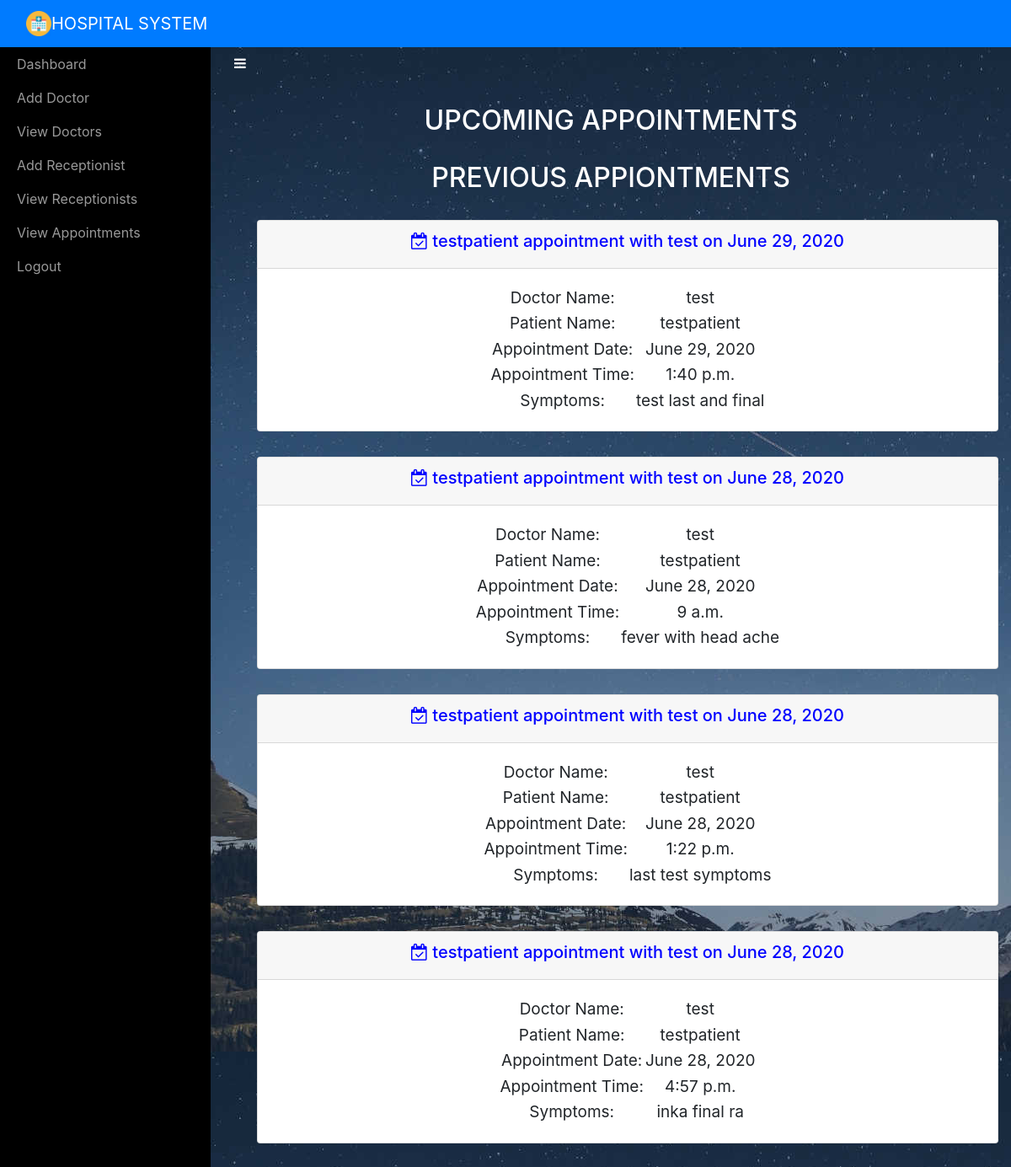
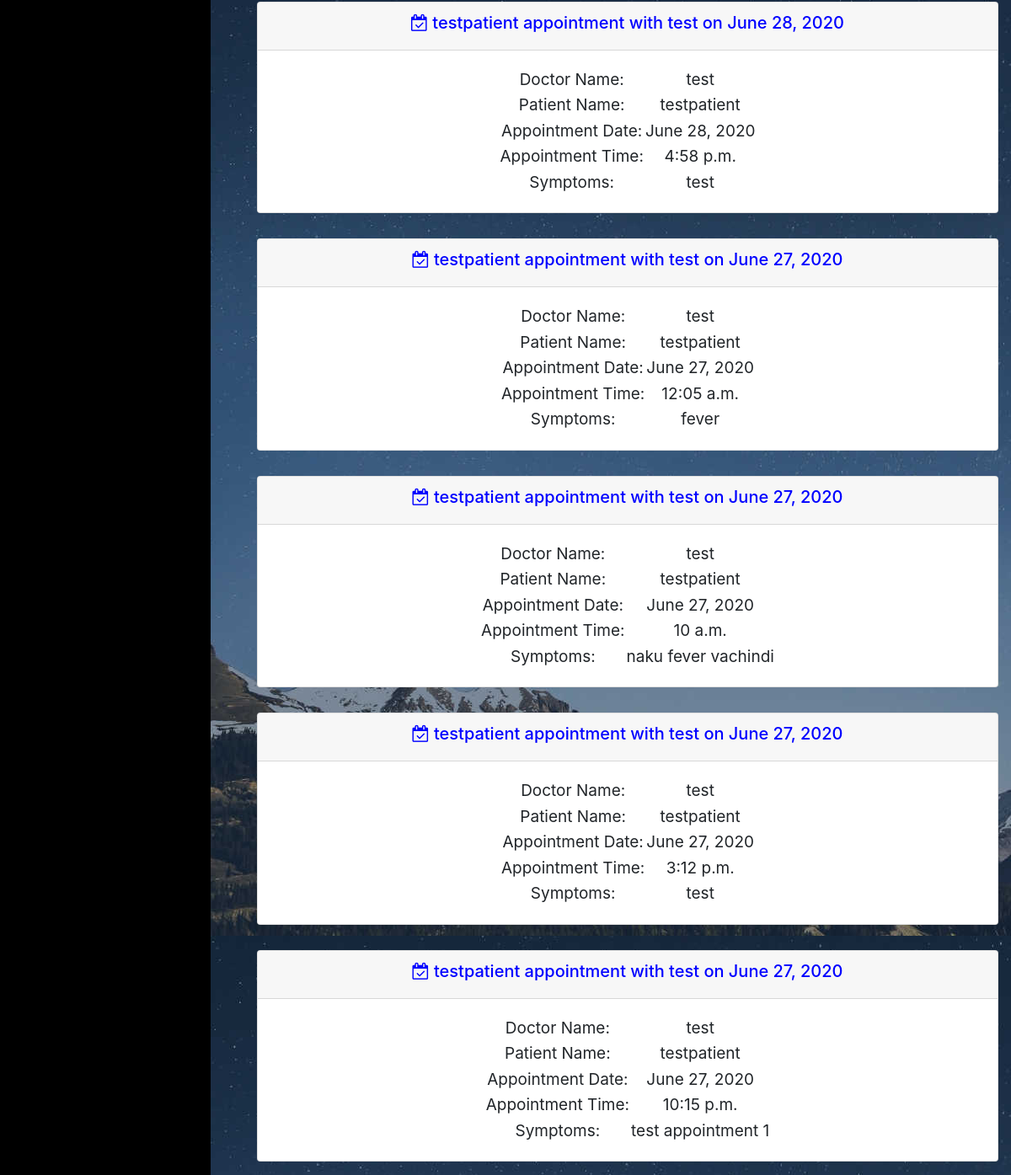
/adminviewAppointment/ (signed in), run on the app's committed database (2 pictures, top to bottom).
### sitehandler/models.py (models this page shows, shortened)
class Appointment(models.Model):
	doctorname = models.CharField(max_length=50)
	doctoremail = models.EmailField(max_length=50)
	patientname = models.CharField(max_length=50)
	patientemail = models.EmailField(max_length=50)
	appointmentdate = models.DateField(max_length=10)
	appointmenttime = models.TimeField(max_length=10)
	symptoms = models.CharField(max_length=100)
	status = models.BooleanField()
	prescription = models.CharField(max_length=200)

### sitehandler/views.py (the view)
# urls.py: path('adminviewAppointment/',adminviewAppointment,name='adminviewAppointment'),
def adminviewAppointment(request):
	if not request.user.is_staff:
		return redirect('login_admin')
	upcomming_appointments = Appointment.objects.filter(appointmentdate__gte=timezone.now(),status=True).order_by('appointmentdate')
	previous_appointments = Appointment.objects.filter(appointmentdate__lt=timezone.now()).order_by('-appointmentdate') | Appointment.objects.filter(status=False).order_by('-appointmentdate')
	d = { "upcomming_appointments" : upcomming_appointments, "previous_appointments" : previous_appointments }
	return render(request,'adminviewappointments.html',d)

### sitehandler/templates/adminviewappointments.html (shortened to what this page needs)
<!DOCTYPE html>
<html>
<head>
    {% include 'include.html' %}
    {% load static %}
</head>
<body style="background-image: url(&quot;{% static 'img/star-sky.jpg' %}&quot;);">
    {% include 'adminnav.html' %}
    <div id="wrapper">
        {% include 'admin_include.html' %}
        <div class="page-content-wrapper">
            <div class="container-fluid"><a class="btn btn-link" role="button" id="menu-toggle" href="#menu-toggle" style="color: white;"><i class="fa fa-bars"></i></a>
                <h2 class="text-center" style="color: white;">UPCOMING APPOINTMENTS</h2>
                <h2 class="text-center" style="color: white;">PREVIOUS APPIONTMENTS</h2>
                <div class="text-center" role="tablist" id="accordion-2">
                    {% for j in previous_appointments %}
                    <ul class = "collapsible popout text-center" data-collapsible = "accordion">
                        <li class="card">
                            <div class = "card-header collapsible-header">
                                <h5 style="color:blue;"><a><i class="fa fa-calendar-check-o"></i>  {{ j.patientname }} appointment with {{ j.doctorname }} on {{j.appointmentdate}}</a></h5>
                            </div>
                            <div class = "card-body collapsible-body">
                                <table align="center" class="card-text" style="font-size: 19px;">
                                    <tr>
                                        <td>Doctor Name:</td>
                                        <td>{{j.doctorname}}</td>
                                    </tr>
                                    <tr>
                                        <td>Patient Name:</td>
                                        <td>{{j.patientname}}</td>
                                    </tr>
                                    <tr>
                                        <td>Appointment Date:</td>
                                        <td>{{j.appointmentdate}}</td>
                                    </tr>
                                    <tr>
                                        <td>Appointment Time:</td>
                                        <td>{{j.appointmenttime}}</td>
                                    </tr>
                                    <tr>
                                        <td>Symptoms:</td>
                                        <td>{{j.symptoms}}</td>
                                    </tr>
                                </table>
                            </div>
                        </li>
                    </ul>
                    {% endfor %}
                </div>
            </div>
        </div>
    </div>
</body>
</html>

### sitehandler/static/css/Sidebar-Menu-1.css (style rules this page uses)
body { overflow-x: hidden; }
#wrapper { padding-left: 0; -webkit-transition: all 0.5s ease; -moz-transition: all 0.5s ease; -o-transition: all 0.5s ease; transition: all 0.5s ease; }
@media (min-width:768px) { #wrapper { padding-left: 250px; } }

### sitehandler/static/css/Sidebar-Menu.css (style rules this page uses)
#wrapper { padding-left: 0; -webkit-transition: all 0.5s ease; -moz-transition: all 0.5s ease; -o-transition: all 0.5s ease; transition: all 0.5s ease; }
@media (min-width:768px) { #wrapper { padding-left: 250px; } }

### sitehandler/static/css/styles.css (style rules this page uses)
.text-center { margin-top: 30px; }

### data on the page
Appointment: patientname "testpatient", doctorname "test", appointmentdate "June 29, 2020", appointmenttime "1:40 p.m.", symptoms "test last and final"
Appointment: patientname "testpatient", doctorname "test", appointmentdate "June 28, 2020", appointmenttime "9 a.m.", symptoms "fever with head ache"
Appointment: patientname "testpatient", doctorname "test", appointmentdate "June 28, 2020", appointmenttime "1:22 p.m.", symptoms "last test symptoms"
Appointment: patientname "testpatient", doctorname "test", appointmentdate "June 28, 2020", appointmenttime "4:57 p.m.", symptoms "inka final ra"
Appointment: patientname "testpatient", doctorname "test", appointmentdate "June 28, 2020", appointmenttime "4:58 p.m.", symptoms "test"
Appointment: patientname "testpatient", doctorname "test", appointmentdate "June 27, 2020", appointmenttime "12:05 a.m.", symptoms "fever"
Appointment: patientname "testpatient", doctorname "test", appointmentdate "June 27, 2020", appointmenttime "10 a.m.", symptoms "naku fever vachindi"
Appointment: patientname "testpatient", doctorname "test", appointmentdate "June 27, 2020", appointmenttime "3:12 p.m.", symptoms "test"
Appointment: patientname "testpatient", doctorname "test", appointmentdate "June 27, 2020", appointmenttime "10:15 p.m.", symptoms "test appointment 1"
